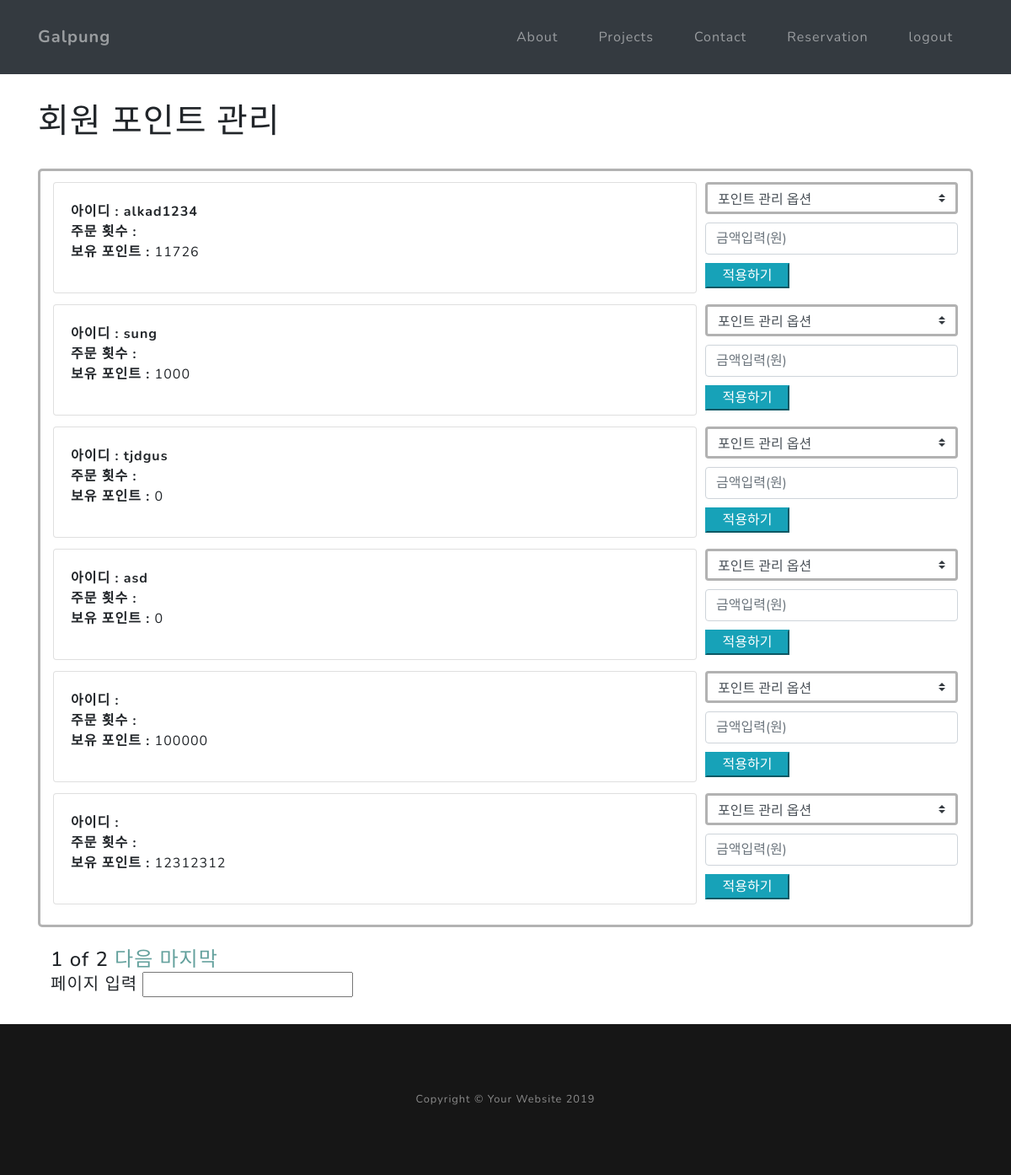
Page /manager/page/point (signed in) on the committed database.
### login/models.py (models this page shows, shortened)
class NormalUser(models.Model) :
    idName = models.CharField(max_length=10)
    password = models.CharField(max_length=16)
    nickName = models.CharField(max_length=10)
    point = models.IntegerField(default = 0)

### point/views.py (the view)
# urls.py: path('', views.point , name = "point"),
def point(request):
    list = NormalUser.objects
    list_all = NormalUser.objects.all()
    paginator = Paginator(list_all,6)
    page1 = request.GET.get('page')
    posts = paginator.get_page(page1)
    return render(request , "point.html", {'list':list , 'posts':posts})

### point/templates/point.html (shortened to what this page needs)
{% extends 'main/layout.html' %} {% block header %}
<div class="container">
    <br>
    <br>
    <br>
    <br>
    <br>
    <div class="top">
        <h1>회원 포인트 관리</h1>
    </div>
    <br>
    <div class="container" style="border: 3px solid rgba(0, 0, 0, 0.3); border-radius : 5px; position : relative">
        {%for list in posts %}
        <div class="del" style="float : right; margin-left: 10px; margin-top: 13px;">
            <form class="value"  method="POST" action = "{% url 'calPoint' list.id %}">
                <select class="custom-select mr-sm-2" id="modelist" name="mode" style = "border : 3px solid rgba(0,1,0,0.3)">
                    <option selected value = "0">포인트 관리 옵션</option>
                </select>
                 <input class="form-control" name = "money" type="number" placeholder="금액입력(원)" style = "margin-top : 10px; width : 300px;">
                <input class="btn-info" type="submit" value="적용하기" style = "height : 30px; width : 100px; margin-top : 10px;">
            </form>
        </div>
        <div class="list" style = "margin-top : 10px;">
            <div class="card" style="margin-top : 13px;">
                <div class="card-body" style="padding-top : 12px; margin-top : 10px;">
                    <p>
                        <b>아이디 : {{ list.idName }}</b>
                        <br>
                        <b>주문 횟수 : </b>{{ list.reservCount }}
                        <br>
                        <b>보유 포인트 : </b>{{ list.point }}
                        <br>
                    </p>
                </div>
            </div>
        </div>
        {%endfor%}
        <br>
    </div>
    <br>
    <div class="page">
        <div class="container" style="">
            <h4 style="">
                <span>{{posts.number}}</span>
                <span> of </span>
                <span>{{posts.paginator.num_pages}}</span>
                {% if posts.has_next %}
                <a href="?page={{posts.next_page_number}}">다음</a>
                <a href="?page={{posts.paginator.num_pages}}">마지막</a>
                {% endif %}
                <br>
                {% if posts.has_previous == False and posts.has_next == False %}
                <!-- <form action="{%url 'getpage' %}">
                    <h5>페이지 입력
                        <input type='number' name='pagenum'>
                    </h5>
                </form> -->
                {% else %}
                <form action="{%url 'getpage' %}">
                    <h5>페이지 입력
                        <input type='number' name='pagenum'>
                    </h5>
                </form>
                {% endif %}
            </h4>
        </div>
    </div>
</div>
<br> {% endblock %}

### main/static/main/css/grayscale.css (style rules this page uses)
body { font-family: 'Nunito'; letter-spacing: 0.0625em; }
a { color: #64a19d; }

### rows in the picture
NormalUser: idName "alkad1234", point "11726"
NormalUser: idName "sung", point "1000"
NormalUser: idName "tjdgus", point "0"
NormalUser: idName "asd", point "0"
NormalUser: point "100000"
NormalUser: point "12312312"

### other values in the picture
{{ posts.number }} "1"
{{ posts.paginator.num_pages }} "2"
